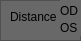
  <widget class="QFrame" name="frame_9">
   <property name="geometry">
    <rect>
     <x>1</x>
     <y>91</y>
     <width>81</width>
     <height>41</height>
    </rect>
   </property>
   <property name="minimumSize">
    <size>
     <width>81</width>
     <height>41</height>
    </size>
   </property>
   <property name="maximumSize">
    <size>
     <width>81</width>
     <height>41</height>
    </size>
   </property>
   <property name="styleSheet">
    <string notr="true">background-color: #686868;</string>
   </property>
   <property name="frameShape">
    <enum>QFrame::StyledPanel</enum>
   </property>
   <property name="frameShadow">
    <enum>QFrame::Raised</enum>
   </property>
   <widget class="QLabel" name="label_35">
    <property name="geometry">
     <rect>
      <x>10</x>
      <y>10</y>
      <width>46</width>
      <height>13</height>
     </rect>
    </property>
    <property name="minimumSize">
     <size>
      <width>46</width>
      <height>13</height>
     </size>
    </property>
    <property name="maximumSize">
     <size>
      <width>46</width>
      <height>13</height>
     </size>
    </property>
    <property name="text">
     <string>Distance</string>
    </property>
   </widget>
   <widget class="QLabel" name="label_36">
    <property name="geometry">
     <rect>
      <x>60</x>
      <y>0</y>
      <width>46</width>
      <height>21</height>
     </rect>
    </property>
    <property name="minimumSize">
     <size>
      <width>46</width>
      <height>21</height>
     </size>
    </property>
    <property name="maximumSize">
     <size>
      <width>46</width>
      <height>21</height>
     </size>
    </property>
    <property name="text">
     <string>OD</string>
    </property>
   </widget>
   <widget class="QLabel" name="label_37">
    <property name="geometry">
     <rect>
      <x>60</x>
      <y>20</y>
      <width>51</width>
      <height>16</height>
     </rect>
    </property>
    <property name="minimumSize">
     <size>
      <width>51</width>
      <height>16</height>
     </size>
    </property>
    <property name="maximumSize">
     <size>
      <width>51</width>
      <height>16</height>
     </size>
    </property>
    <property name="text">
     <string>OS</string>
    </property>
   </widget>
   <widget class="QFrame" name="frame_51">
    <property name="geometry">
     <rect>
      <x>0</x>
      <y>0</y>
      <width>81</width>
      <height>41</height>
     </rect>
    </property>
    <property name="minimumSize">
     <size>
      <width>81</width>
      <height>41</height>
     </size>
    </property>
    <property name="maximumSize">
     <size>
      <width>81</width>
      <height>41</height>
     </size>
    </property>
    <property name="frameShape">
     <enum>QFrame::StyledPanel</enum>
    </property>
    <property name="frameShadow">
     <enum>QFrame::Raised</enum>
    </property>
    <widget class="QLabel" name="label_38">
     <property name="geometry">
      <rect>
       <x>10</x>
       <y>10</y>
       <width>46</width>
       <height>13</height>
      </rect>
     </property>
     <property name="minimumSize">
      <size>
       <width>46</width>
       <height>13</height>
      </size>
     </property>
     <property name="maximumSize">
      <size>
       <width>46</width>
       <height>13</height>
      </size>
     </property>
     <property name="text">
      <string>Distance</string>
     </property>
    </widget>
    <widget class="QLabel" name="label_39">
     <property name="geometry">
      <rect>
       <x>60</x>
       <y>0</y>
       <width>46</width>
       <height>21</height>
      </rect>
     </property>
     <property name="minimumSize">
      <size>
       <width>46</width>
       <height>21</height>
      </size>
     </property>
     <property name="maximumSize">
      <size>
       <width>46</width>
       <height>21</height>
      </size>
     </property>
     <property name="text">
      <string>OD</string>
     </property>
    </widget>
    <widget class="QLabel" name="label_40">
     <property name="geometry">
      <rect>
       <x>60</x>
       <y>20</y>
       <width>51</width>
       <height>16</height>
      </rect>
     </property>
     <property name="minimumSize">
      <size>
       <width>51</width>
       <height>16</height>
      </size>
     </property>
     <property name="maximumSize">
      <size>
       <width>51</width>
       <height>16</height>
      </size>
     </property>
     <property name="text">
      <string>OS</string>
     </property>
    </widget>
   </widget>
  </widget>
